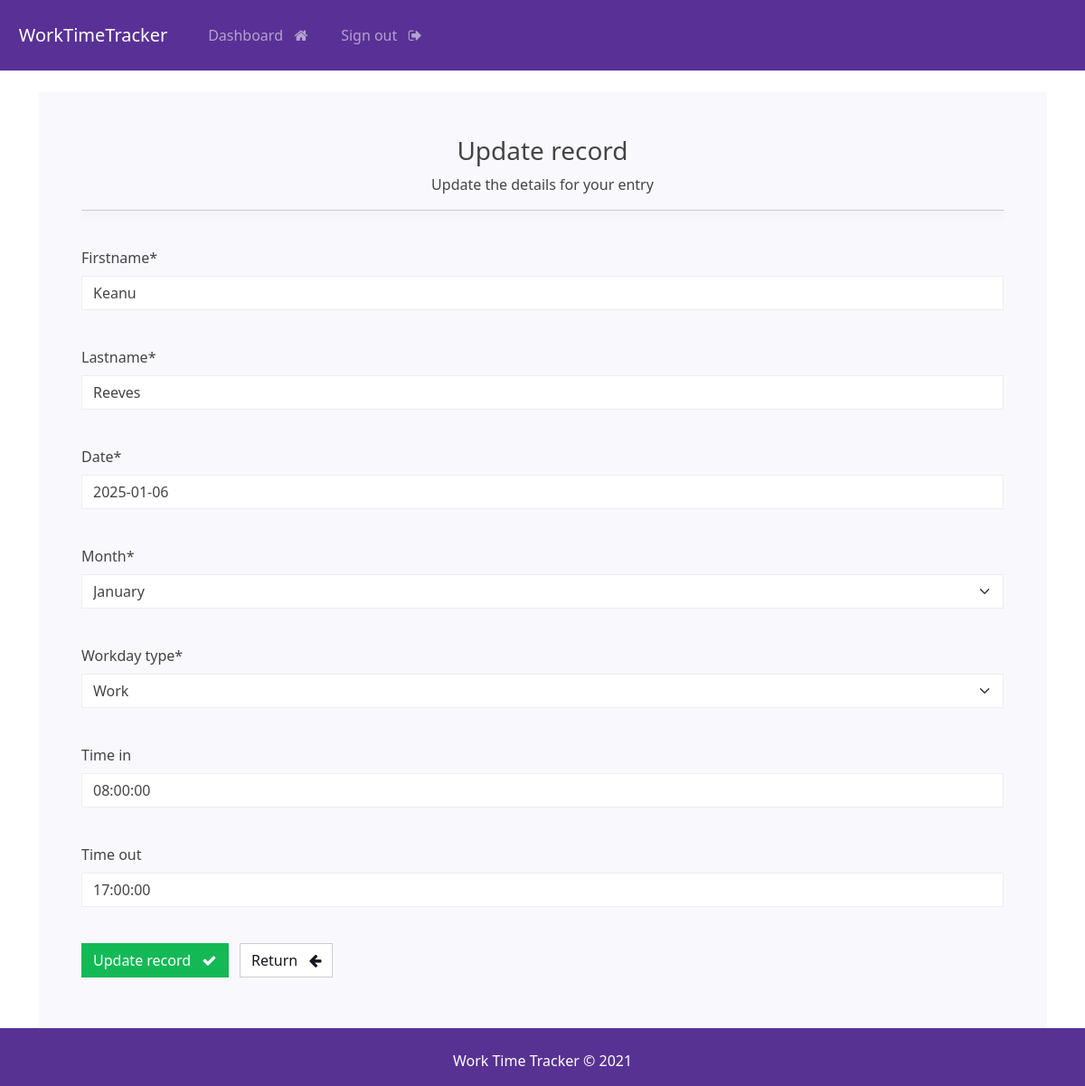
Page /update-record/2 (signed in) on the committed database.
### webapp/models.py (models this page shows, shortened)
class Workday(models.Model):
    user = models.ForeignKey(User, on_delete=models.CASCADE)
    WORKDAY_TYPE = [
        ('Work', 'Work'),
        ('Sick Leave', 'Sick Leave'),
        ('Annual Leave', 'Annual Leave'),
        ('Bank Holiday', 'Bank Holiday'),
    ]
    MONTH = [
        ('January', 'January'),
        ('February', 'February'),
        ('March', 'March'),
        ('April', 'April'),
        ('May', 'May'),
        ('June', 'June'),
        ('July', 'July'),
        ('August', 'August'),
        ('September', 'September'),
        ('October', 'October'),
        ('November', 'November'),
        ('December', 'December'),
    ]
    id = models.AutoField(primary_key=True)
    firstname = models.CharField(max_length=100)
    lastname = models.CharField(max_length=100)
    date = models.DateField()
    month = models.CharField(
        max_length=20,
        choices=MONTH,
        default=get_current_month,
    )
    workday_type = models.CharField(
        max_length=20,
        choices=WORKDAY_TYPE,
        default='Work',
    )
    time_in = models.TimeField(blank=True, null=True)
    time_out = models.TimeField(blank=True, null=True)

### webapp/views.py (the view)
# urls.py: path('update-record/<str:pk>', views.update_record, name='update-record'),
@login_required(login_url='login')
def update_record(request, pk):
    if request.user.is_superuser:
        record = Workday.objects.filter(id=pk).first()  # Superuser can edit any record
    else:
        record = Workday.objects.filter(user=request.user, id=pk).first()  # Regular user restriction
    if not record:
        messages.error(request, "You don't have permission to update this record.")
        return redirect('dashboard')
    form = UpdateRecordForm(instance=record)
    if request.method == 'POST':
        form = UpdateRecordForm(request.POST, instance=record)
        if form.is_valid():
            form.save()
            messages.success(request, "Your record was updated!")
            return redirect("view-record", pk=record.id)
    context = {'form': form, 'page_title': 'Update Record'}
    return render(request, 'webapp/update-record.html', context=context)

### webapp/forms.py
class UpdateRecordForm(forms.ModelForm):
    class Meta:
        model = Workday
        fields = ['firstname', 'lastname', 'date', 'month', 'workday_type', 'time_in', 'time_out']

### webapp/templates/webapp/update-record.html (shortened to what this page needs)
{% extends 'webapp/base.html' %}
{% load static crispy_forms_tags %}
{% block content %}
<body>
    <div class="container bg-light shadow-md p-5 form-layout">
        <div class="text-center">
            <h3> Update record </h3>
            <p> Update the details for your entry </p>
        </div>
        <hr>
        <br>
        <form method="POST" autocomplete="off">
            {{form.firstname|as_crispy_field}}
            <br>
            {{form.lastname|as_crispy_field}}
            <br>
            {{form.date|as_crispy_field}}
            <br>
            {{form.month|as_crispy_field}}
            <br>
            {{form.workday_type|as_crispy_field}}
            <br>
            {{form.time_in|as_crispy_field}}
            <br>
            {{form.time_out|as_crispy_field}}
            <br>
            <button type="submit" class="btn btn-success">
                Update record &nbsp; <i class="fa fa-check" aria-hidden="true"></i>
            </button>
            <a href="{% url 'dashboard' %}" class="btn btn-secondary">
                Return &nbsp; <i class="fa fa-arrow-left" aria-hidden="true"></i>
            </a>
        </form>
        <br><br>
    </div>
    <br>
</body>
{% endblock %}

### static/css/styles.css (style rules this page uses)
hr { box-shadow: 0 4px 10px rgba(0.8, 0.8, 0.8, 0.8); }
a { text-decoration: none; }

### rows in the picture
Workday: firstname "Keanu", lastname "Reeves", date "2025-01-06", month "January", workday_type "Work", time_in "08:00:00", time_out "17:00:00"
